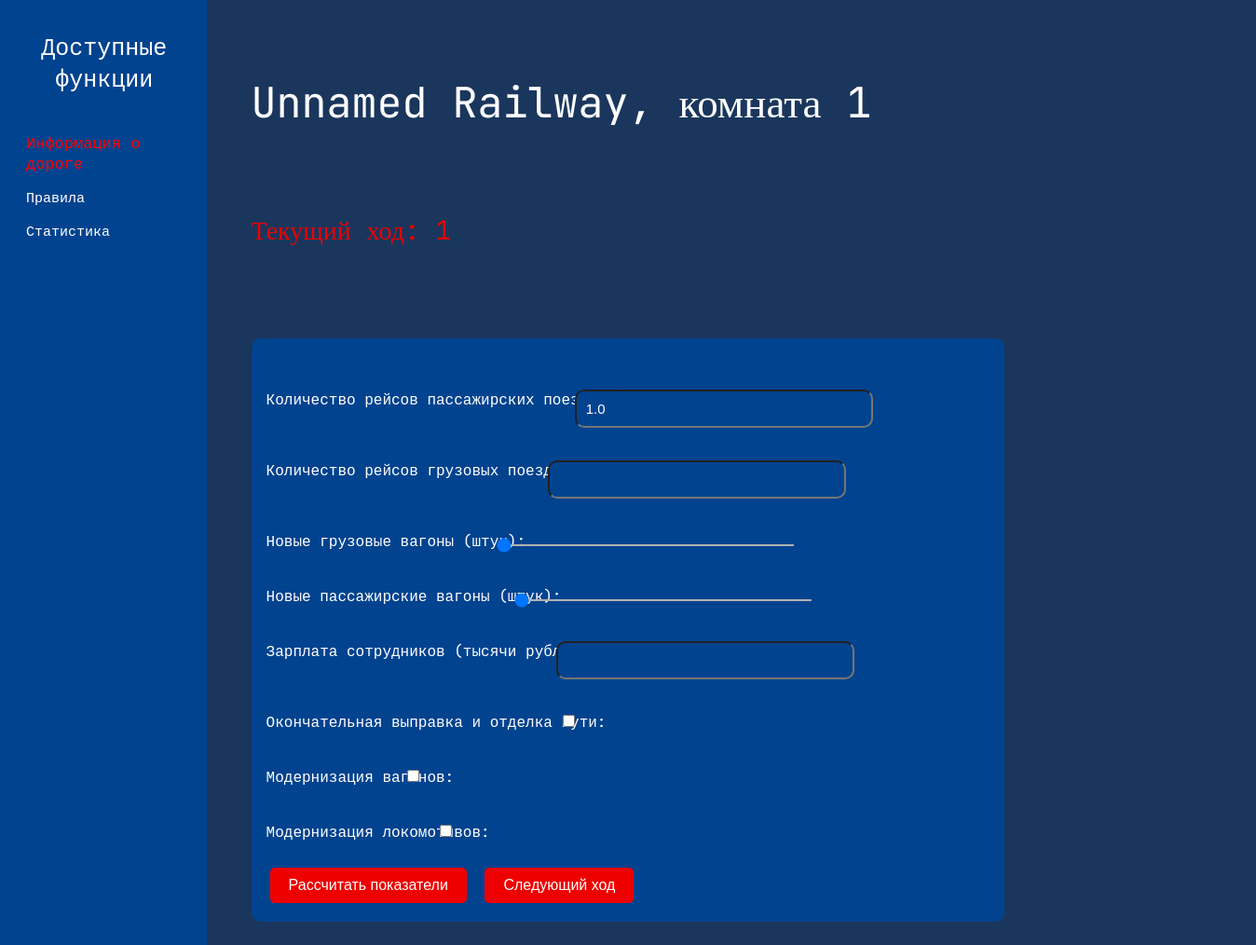
The app's page /manage_railway/391/ with its own data.
### web_site/models.py (models this page shows, shortened)
class Railways(models.Model):
    name = models.CharField(max_length=100, default='Unnamed Railway')  # Название железной дороги
    room = models.ForeignKey(Room, on_delete=models.SET_NULL, null=True)  # Связь с комнатой
    is_occupied = models.BooleanField(default=False)  # Флаг занятости
    current_move = models.PositiveIntegerField(default=1)
    move_1 = models.IntegerField(default=-1)
    move_2 = models.IntegerField(default=-1)
    move_3 = models.IntegerField(default=-1)
    move_4 = models.IntegerField(default=-1)
    move_5 = models.IntegerField(default=-1)
    move_6 = models.IntegerField(default=-1)
    move_7 = models.IntegerField(default=-1)
    move_8 = models.IntegerField(default=-1)
    move_9 = models.IntegerField(default=-1)
    move_10 = models.IntegerField(default=-1)
    move_11 = models.IntegerField(default=-1)
    move_12 = models.IntegerField(default=-1)
    move_13 = models.IntegerField(default=-1)
    move_14 = models.IntegerField(default=-1)
    move_15 = models.IntegerField(default=-1)
    move_16 = models.IntegerField(default=-1)
    move_17 = models.IntegerField(default=-1)
    move_18 = models.IntegerField(default=-1)
    move_19 = models.IntegerField(default=-1)
    move_20 = models.IntegerField(default=-1)
    move_21 = models.IntegerField(default=-1)
    move_22 = models.IntegerField(default=-1)
    move_23 = models.IntegerField(default=-1)
    move_24 = models.IntegerField(default=-1)
    move_25 = models.IntegerField(default=-1)
    move_26 = models.IntegerField(default=-1)
    move_27 = models.IntegerField(default=-1)
    move_28 = models.IntegerField(default=-1)
    move_29 = models.IntegerField(default=-1)
    move_30 = models.IntegerField(default=-1)
    move_31 = models.IntegerField(default=-1)
    move_32 = models.IntegerField(default=-1)
    move_33 = models.IntegerField(default=-1)
    move_34 = models.IntegerField(default=-1)
    move_35 = models.IntegerField(default=-1)
    move_36 = models.IntegerField(default=-1)
    move_37 = models.IntegerField(default=-1)
    move_38 = models.IntegerField(default=-1)
    move_39 = models.IntegerField(default=-1)
    move_40 = models.IntegerField(default=-1)
    move_41 = models.IntegerField(default=-1)
    move_42 = models.IntegerField(default=-1)
    move_43 = models.IntegerField(default=-1)
    move_44 = models.IntegerField(default=-1)
    move_45 = models.IntegerField(default=-1)
    move_46 = models.IntegerField(default=-1)
    move_47 = models.IntegerField(default=-1)
    move_48 = models.IntegerField(default=-1)
    move_49 = models.IntegerField(default=-1)
    move_50 = models.IntegerField(default=-1)
    move_51 = models.IntegerField(default=-1)
    move_52 = models.IntegerField(default=-1)
    move_53 = models.IntegerField(default=-1)
    move_54 = models.IntegerField(default=-1)
    move_55 = models.IntegerField(default=-1)
    move_56 = models.IntegerField(default=-1)
    move_57 = models.IntegerField(default=-1)
    move_58 = models.IntegerField(default=-1)
    move_59 = models.IntegerField(default=-1)
    move_60 = models.IntegerField(default=-1)
    key = models.CharField(max_length=30)
    budget = models.IntegerField(default=0)
    sostoyanie_puti = models.IntegerField(default=90)
    len_of_put = models.IntegerField(default=1000)
    stat = models.IntegerField(default=100)
    gryzovye_vagoni = models.IntegerField(default=41)
    pass_vogoni = models.IntegerField(default=10)
    lokomotivi = models.IntegerField(default=10)
    pass_poesda = models.IntegerField(default=10)
    gryz_poesda = models.IntegerField(default=10)
    other_money = models.IntegerField(default=10)
    passeger_per_kilom = models.FloatField(default=0.2)
    amount_sotrudniki = models.IntegerField(default=1)
    zarplata_sotrudnikov = models.IntegerField(default=10)
    average_zarplata_region = models.IntegerField(default=1)
    tonn_per_kilometer = models.IntegerField(default=1)
    perevezeno_pass = models.IntegerField(default=1)
    virychka_ot_gryzov = models.FloatField(default=12_000)
    sebestoimost = models.FloatField(default=80_000)
    financi_po_prochim = models.FloatField(default=1)
    debitorka = models.FloatField(default=0)
    kreditorka = models.FloatField(default=0)
    pogryzka = models.FloatField(default=17002)
    raspisanie_pass_poesdov = models.FloatField(default=60.5)
    raspisanie_prigoroda = models.FloatField(default=60.5)
    dolya_gryzovix_otpravok = models.FloatField(default=60.5)
    average_speed_pass = models.FloatField(default=2533)
    average_speed_gryz = models.FloatField(default=12.5)
    average_proivoditelnost_loko = models.FloatField(default=1)
    time_zadershka = models.FloatField(default=-35)
    besopasnost = models.FloatField(default=-35)
    maks_kolvo_reisov = models.FloatField(default=1)
    maks_kolvo_reisov_gryz = models.FloatField(default=1)
    maks_kolvo_reisov_loko = models.FloatField(default=1)
    sostoyanie_pass = models.IntegerField(default=90)
    sostoyanie_gryz = models.IntegerField(default=90)
    sostoyanie_loko = models.IntegerField(default=90)
    total_score = models.FloatField(default=0)

class Room(models.Model):
    number = models.CharField(max_length=1000000)  # Номер комнаты
    name = models.CharField(max_length=1000000)  # Опционально, название комнаты

### web_site/views.py (the view)
# urls.py: path('manage_railway/<int:railway_id>/', manage_railway, name='manage_railway'),
def manage_railway(request, railway_id):
    railway = get_object_or_404(Railways, id=railway_id)
    room = railway.room
    key_indicators_begin, key_indicators_end, regular_indicators, difference  = calculate_key_indicators(railway)
    current_move = railway.current_move if railway.current_move is not None else 0
    if request.method == 'POST':
        form = RailwayManageForm(request.POST, instance=railway)
        if form.is_valid():
            railway = form.save(commit=False)
            new_gryzovye_vagoni = form.cleaned_data.get('new_gryzovye_vagoni', 0)
            new_pass_vogoni = form.cleaned_data.get('new_pass_vogoni', 0)
            new_lokomotivi = form.cleaned_data.get('new_lokomotivi', 0)
            new_pass_poesda = form.cleaned_data.get('new_pass_poesda', railway.pass_poesda)
            new_gryz_poesda = form.cleaned_data.get('new_gryz_poesda', railway.gryz_poesda)
            new_zarplata_sotrudnikov = form.cleaned_data.get('new_zarplata_sotrudnikov', railway.zarplata_sotrudnikov)
            repair_puti = form.cleaned_data.get('repair_puti', False)
            repair_vagoni = form.cleaned_data.get('repair_vagoni', False)
            repair_loko = form.cleaned_data.get('repair_loko', False)
            new_balance = calculate_balance(
                railway, new_gryzovye_vagoni, new_pass_vogoni, new_lokomotivi,
                new_pass_poesda, new_gryz_poesda, new_zarplata_sotrudnikov,
                repair_puti, repair_vagoni, repair_loko
            )
            update_budget(railway, *new_balance)  # Обновление бюджета
            if 'calculate' in request.POST:
                key_indicators_begin, key_indicators_end, regular_indicators, difference  = calculate_key_indicators(railway)
                return render(request, 'manage_railway.html', {
                    'form': form,
                    'railway': railway,
                    'room': room,
                    'key_indicators': key_indicators_end,
                    'regular_indicators': regular_indicators,
                    'begin': key_indicators_begin,
                    'difference': difference,
                    'calculated': True,
                    'current_move': current_move,
                })
            elif 'next_move' in request.POST:
                if current_move < 61:
                    if process_next_move(railway):  # Проверка, удалось ли обработать следующий ход
                        return redirect('manage_railway', railway_id=railway.id)
                    else:
                        messages.warning(request, 'Вы не можете перейти на следующий ход, так как баланс меньше 0')
                else:
                    return redirect('end_game', railway_id= railway.id)
    else:
        form = RailwayManageForm(instance=railway)
    return render(request, 'manage_railway.html', {
        'form': form,
        'railway': railway,
        'room': room,
        'begin':key_indicators_begin,
        'key_indicators': key_indicators_end,
        'regular_indicators': regular_indicators,
        'difference': difference,
        'current_move': current_move,
    })

### static/templates/manage_railway.html (shortened to what this page needs)
<!DOCTYPE html>
{% load static %}
<html lang="en">
<head>
    <link rel="stylesheet" href="{% static 'css/manage_railway.css' %}" />
</head>
<body>
<div class="menu">
    <a><p>Доступные функции</p></a>
    <a href="{% url 'manage_railway' railway.id %}"><div class="colors">Информация о дороге</div></a>
    <a href="{% url 'rules_in_game' railway_id=railway.id %}">Правила</a> <br />
    <a href="{% url 'room_railways_graph' room.id %}">Статистика</a>
</div>
<div class="container">
    <div class="tit">{{ railway.name }}, комната {{ room.number }}</div>
    <div class="txt1">Текущий ход: {{ railway.current_move }}</div>
    <form method="post" class="railway-form">
        {{ form.as_p }}
        <button type="submit" name="calculate" class="btn-calculate">Рассчитать показатели</button>
        <button type="submit" name="next_move" class="btn-next-move" {% if railway.budget < 0 %} onclick="showWarning(); return false;" {% endif %}>
            Следующий ход
        </button>
    </form>
</div>
</body>
</html>

### static/css/manage_railway.css (style rules this page uses)
body { margin: 0; font-family: 'JetBrains Mono', monospace; font-optical-sizing: auto; background-color: #1b365d; display: grid; }
*, *:before, *:after { box-sizing: border-box; list-style: none; text-decoration: none; }
.colors { color: red; font-size: 17px; }
.menu { position: fixed; width: 16.5%; height: 100%; background: rgb(2, 67, 143); padding-left: 20px; }
a { position: sticky; display: inline-block; padding: 8px; color: white; background-color: #02438f; font-size: 15px; }
p { text-align: center; font-size: 25px; margin-left: -19px; }
input[type='range'] { width: 270px; height: 2px; border: 0; border-radius: 100px; outline: none; }
label { padding: 15px 50px 15px 50px; background-color: #015fcd; border-radius: 10px; margin: 5px; display: inline-block; }
.tit { position: relative; width: 1060px; height: 199px; left: 30%; top: 80px; color: rgb(255, 255, 255); font-family: JetBrains Mono; font-size: 45px; }
.container { margin: 0 auto; width: 60%; }
.railway-form { background-color: #02438f; padding: 20px; border-radius: 10px; }
label { color: white; font-size: 16px; }
input[type='range'] { width: 100%; height: 2px; border: 0; border-radius: 100px; outline: none; }
.btn-calculate, .btn-next-move { padding: 10px 20px; background-color: #ee0000; color: white; border: none; border-radius: 5px; cursor: pointer; font-size: 16px; margin-right: 10px; }
.tit { width: 1060px; height: 199px; color: white; font-family: JetBrains Mono; font-size: 45px; }
.txt1 { width: 1098px; height: 139px; color: rgb(238, 0, 0); font-family: JetBrains Mono; font-size: 28px; font-weight: 400; line-height: 46px; letter-spacing: 0%; text-align: left; }

### static/templates/manage_railway.html (style rules this page uses)
body { margin: 0; font-family: 'JetBrains Mono', monospace; font-optical-sizing: auto; background-color: #1b365d; display: grid; }
.container { margin: 0 auto; width: 60%; align: left; }
.railway-form { background-color: #02438f; padding: 20px; border-radius: 10px; }
label { color: white; font-size: 16px; background-color: rgb(2, 67, 143); padding: 5px 10px; display: inline-block; border-radius: 5px; margin-bottom: 10px; float: left; }
input[type='range'] { width: 100%; height: 2px; border: 0; border-radius: 100px; outline: none; }
.btn-calculate, .btn-next-move { padding: 10px 20px; background-color: #ee0000; color: white; border: none; border-radius: 5px; cursor: pointer; font-size: 16px; margin-right: 10px; }
.tit { color: rgb(255, 255, 255); font-family: JetBrains Mono; font-size: 45px; text-align: left; position: relative; left: 0%; }
.txt1 { color: rgb(238, 0, 0); font-family: JetBrains Mono; font-size: 28px; font-weight: 400; line-height: 46px; letter-spacing: 0%; text-align: left; }

### records on screen
Railways: name "Unnamed Railway", current_move "1", maks_kolvo_reisov "1.0"
Room: number "1"
